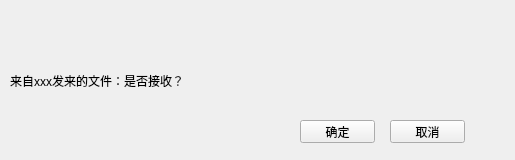
<?xml version="1.0" encoding="UTF-8"?>
<ui version="4.0">
 <class>ReceiveFile</class>
 <widget class="QWidget" name="ReceiveFile">
  <property name="geometry">
   <rect>
    <x>0</x>
    <y>0</y>
    <width>515</width>
    <height>160</height>
   </rect>
  </property>
  <property name="sizePolicy">
   <sizepolicy hsizetype="Fixed" vsizetype="Fixed">
    <horstretch>0</horstretch>
    <verstretch>0</verstretch>
   </sizepolicy>
  </property>
  <property name="minimumSize">
   <size>
    <width>515</width>
    <height>160</height>
   </size>
  </property>
  <property name="maximumSize">
   <size>
    <width>515</width>
    <height>160</height>
   </size>
  </property>
  <property name="windowTitle">
   <string>ReceiveFile</string>
  </property>
  <widget class="QWidget" name="titleWidget" native="true">
   <property name="geometry">
    <rect>
     <x>0</x>
     <y>0</y>
     <width>515</width>
     <height>50</height>
    </rect>
   </property>
   <property name="titleskin" stdset="0">
    <bool>true</bool>
   </property>
  </widget>
  <widget class="QWidget" name="bodyWidget" native="true">
   <property name="geometry">
    <rect>
     <x>0</x>
     <y>50</y>
     <width>515</width>
     <height>110</height>
    </rect>
   </property>
   <property name="bottomskin" stdset="0">
    <bool>true</bool>
   </property>
   <widget class="QLabel" name="label">
    <property name="geometry">
     <rect>
      <x>10</x>
      <y>20</y>
      <width>321</width>
      <height>21</height>
     </rect>
    </property>
    <property name="text">
     <string>来自xxx发来的文件：是否接收？</string>
    </property>
   </widget>
   <widget class="QPushButton" name="okBtn">
    <property name="geometry">
     <rect>
      <x>300</x>
      <y>70</y>
      <width>75</width>
      <height>23</height>
     </rect>
    </property>
    <property name="text">
     <string>确定</string>
    </property>
   </widget>
   <widget class="QPushButton" name="cancelBtn">
    <property name="geometry">
     <rect>
      <x>390</x>
      <y>70</y>
      <width>75</width>
      <height>23</height>
     </rect>
    </property>
    <property name="text">
     <string>取消</string>
    </property>
   </widget>
  </widget>
 </widget>
 <layoutdefault spacing="6" margin="11"/>
 <resources/>
 <connections/>
</ui>
